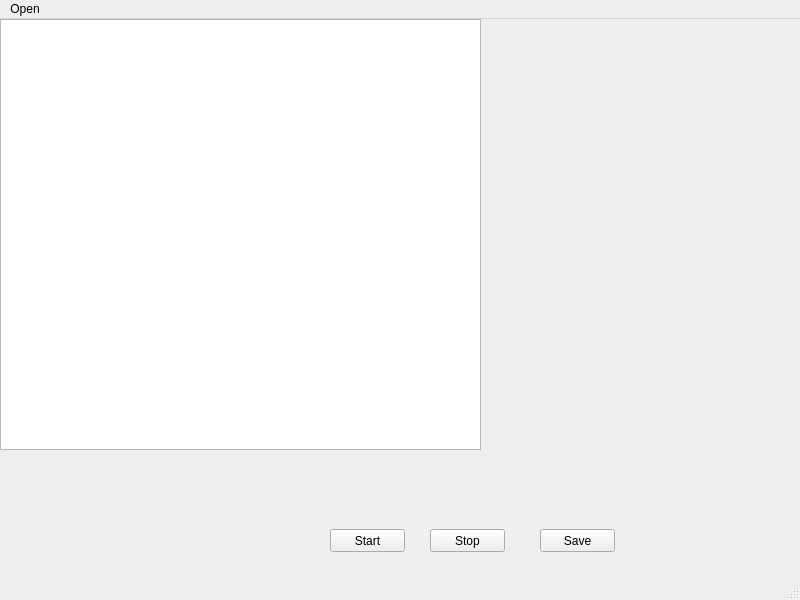
<?xml version="1.0" encoding="UTF-8"?>
<ui version="4.0">
 <class>ctpwindow</class>
 <widget class="QMainWindow" name="ctpwindow">
  <property name="geometry">
   <rect>
    <x>0</x>
    <y>0</y>
    <width>800</width>
    <height>600</height>
   </rect>
  </property>
  <property name="windowTitle">
   <string>MainWindow</string>
  </property>
  <widget class="QWidget" name="centralwidget">
   <widget class="QTextBrowser" name="logBrowser">
    <property name="geometry">
     <rect>
      <x>0</x>
      <y>0</y>
      <width>481</width>
      <height>431</height>
     </rect>
    </property>
   </widget>
   <widget class="QPushButton" name="startButton">
    <property name="geometry">
     <rect>
      <x>330</x>
      <y>510</y>
      <width>75</width>
      <height>23</height>
     </rect>
    </property>
    <property name="text">
     <string>Start</string>
    </property>
   </widget>
   <widget class="QPushButton" name="stopButton">
    <property name="geometry">
     <rect>
      <x>430</x>
      <y>510</y>
      <width>75</width>
      <height>23</height>
     </rect>
    </property>
    <property name="text">
     <string>Stop</string>
    </property>
   </widget>
   <widget class="QPushButton" name="saveButton">
    <property name="geometry">
     <rect>
      <x>540</x>
      <y>510</y>
      <width>75</width>
      <height>23</height>
     </rect>
    </property>
    <property name="text">
     <string>Save</string>
    </property>
   </widget>
  </widget>
  <widget class="QMenuBar" name="menubar">
   <property name="geometry">
    <rect>
     <x>0</x>
     <y>0</y>
     <width>800</width>
     <height>23</height>
    </rect>
   </property>
   <widget class="QMenu" name="menuOpen">
    <property name="title">
     <string>Open</string>
    </property>
   </widget>
   <addaction name="menuOpen"/>
  </widget>
  <widget class="QStatusBar" name="statusbar"/>
 </widget>
 <resources/>
 <connections/>
</ui>
